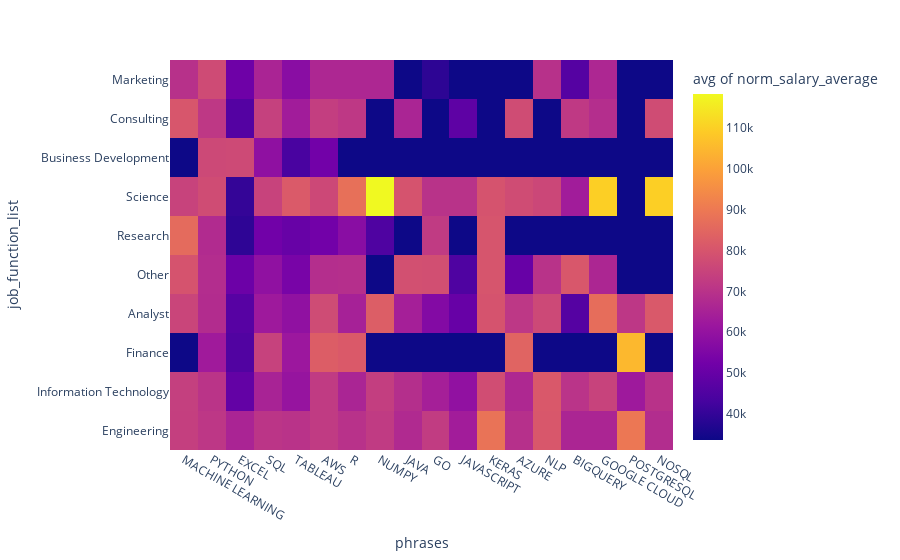

Notebook code for this chart:
### Markdown cell above
A heatmap is created to compare some important technical skills with the 10 most common job function and salary amount sought in employee candidates.

*Note: The technical skills are explicitly choosen.*

### Code cell
# A few phrases are selected to compare with common job functions
selected_phrases = [
    "PYTHON", "SQL", "R", "MACHINE LEARNING", "TABLEAU", "EXCEL",
    "JAVA", "JAVASCRIPT", "NOSQL", "BIGQUERY", "NLP", "NUMPY",
    "KERAS", "GO", "AWS", "AZURE", "GOOGLE CLOUD", "POSTGRESQL",
]

# Top frequent 10 job functions are separated
top_job_functions = df["job_function_list"].explode().value_counts()[:10].index

# Explode rows for each phrase in the phrase list to be able to apply aggregations
phrases_and_job_functions = df[["job_function_list", "phrases", "norm_salary_average"]].explode("job_function_list").explode("phrases")
phrases_and_job_functions = phrases_and_job_functions[phrases_and_job_functions["phrases"].isin(selected_phrases)]

# Any other job function that is not one of the top frequent 10 will be replaced with "Other"
phrases_and_job_functions.loc[~phrases_and_job_functions["job_function_list"].isin(top_job_functions), "job_function_list"] = "Other"

px.density_heatmap(phrases_and_job_functions, y="job_function_list", x="phrases", z='norm_salary_average', histfunc = "avg")

### Figure 1 — Plotly figure (JSON) as saved in the notebook; plotly's stock layout.template omitted (floating-point values rounded to 4 significant figures; data arrays with more than 128 entries replaced by an {"elided": "..."} marker saying what was removed)
{"data": [{"coloraxis": "coloraxis", "histfunc": "avg", "hovertemplate": "phrases=%{x}<br>job_function_list=%{y}<br>avg of norm_salary_average=%{z}<extra></extra>", "name": "", "type": "histogram2d", "x": {"elided": "2525 str values"}, "xaxis": "x", "xbingroup": "x", "y": {"elided": "2525 str values"}, "yaxis": "y", "ybingroup": "y", "z": {"elided": "2525 float values"}}], "layout": {"coloraxis": {"colorbar": {"title": {"text": "avg of norm_salary_average"}}, "colorscale": [[0, "#0d0887"], [0.1111, "#46039f"], [0.2222, "#7201a8"], [0.3333, "#9c179e"], [0.4444, "#bd3786"], [0.5556, "#d8576b"], [0.6667, "#ed7953"], [0.7778, "#fb9f3a"], [0.8889, "#fdca26"], [1, "#f0f921"]]}, "legend": {"tracegroupgap": 0}, "margin": {"t": 60}, "xaxis": {"anchor": "y", "domain": [0, 1], "title": {"text": "phrases"}}, "yaxis": {"anchor": "x", "domain": [0, 1], "title": {"text": "job_function_list"}}}}
